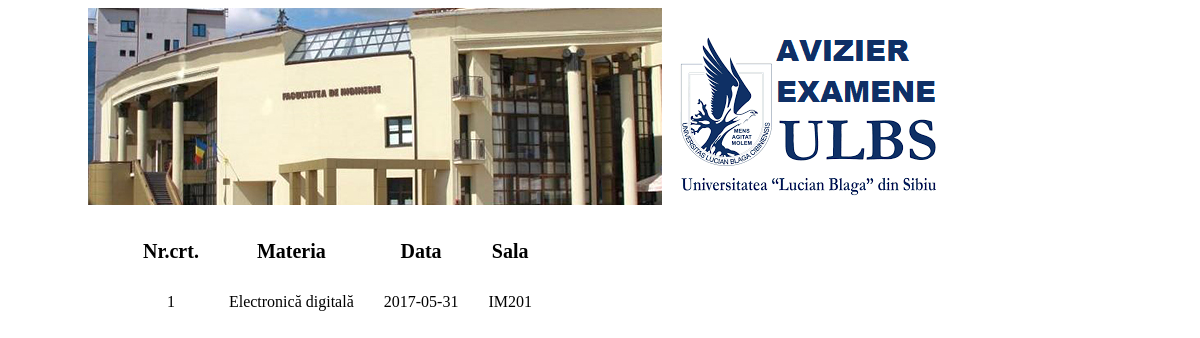
The app's page /examene.php?id_grupa=4 with its own data.
### tables this page shows
CREATE TABLE `examen` (
  `id_examen` int(11) NOT NULL,
  `data` date NOT NULL,
  `sala` varchar(5) NOT NULL,
  `id_materie` int(11) NOT NULL,
  `id_grupa` int(11) NOT NULL
);

CREATE TABLE `materie` (
  `id_materie` int(11) NOT NULL,
  `nume_materie` varchar(50) NOT NULL
);

### examene.php (the view)
<?php
		include "header.php";
 ?>
  <?php
		 $id=$_GET['id_grupa'];
     include "connect.php";
     $sql="SELECT * FROM examen
					 JOIN materie ON materie.id_materie=examen.id_materie";
     $result_examen=mysqli_query($connection, $sql);
	?>
	<ul class="table">
		<li class="row">
			<div class="column table_head">
				<?php echo 'Nr.crt.'; ?>
			</div>
			<div class="column table_head">
				<?php echo 'Materia';?>
			</div>
			<div class="column table_head">
				<?php echo 'Data';?>
			</div>
			<div class="column table_head">
				<?php echo 'Sala';?>
			</div>
		</li>
    <?php
		 $i=1;
		 while($row_examen=mysqli_fetch_array($result_examen,MYSQLI_ASSOC))
		 {
			 if($row_examen['id_grupa']==$id)
			 {
		?>
				 <li class="row">
					 <div class="column">
						 <?php echo $i; ?>
					 </div>
					 <div class="column">
						 <?php echo $row_examen['nume_materie'];?>
					 </div>
					 <div class="column">
						 <?php echo $row_examen['data'];?>
					 </div>
					 <div class="column">
						 <?php echo $row_examen['sala'];?>
					 </div>
				 </li>
				<?php
					 $i++;
				}
			}
			?>
	</ul>
 <?php
 		include "footer.php";
  ?>

### css/style.css (style rules this page uses)
li { list-style: none; }
.table { display: table; text-align: center; }
.row { display: table-row; }
.column { display: table-cell; padding: 15px; }
.table_head { font-size: 20px; font-weight: bold; }

### records on screen
examen: id_materie.nume_materie "Electronică digitală", data "2017-05-31", sala "IM201"
